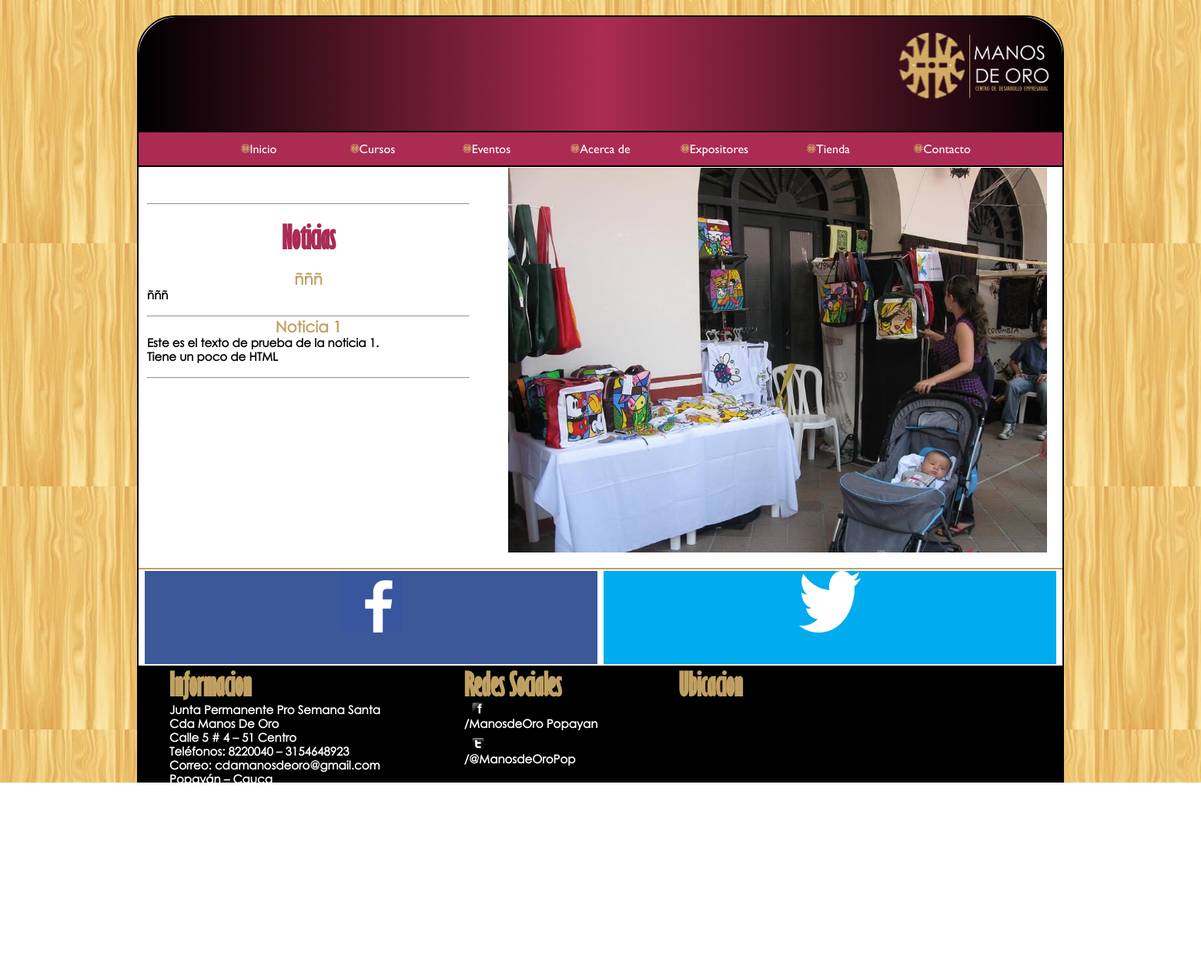
Page /Interfaces on the earlier database version.
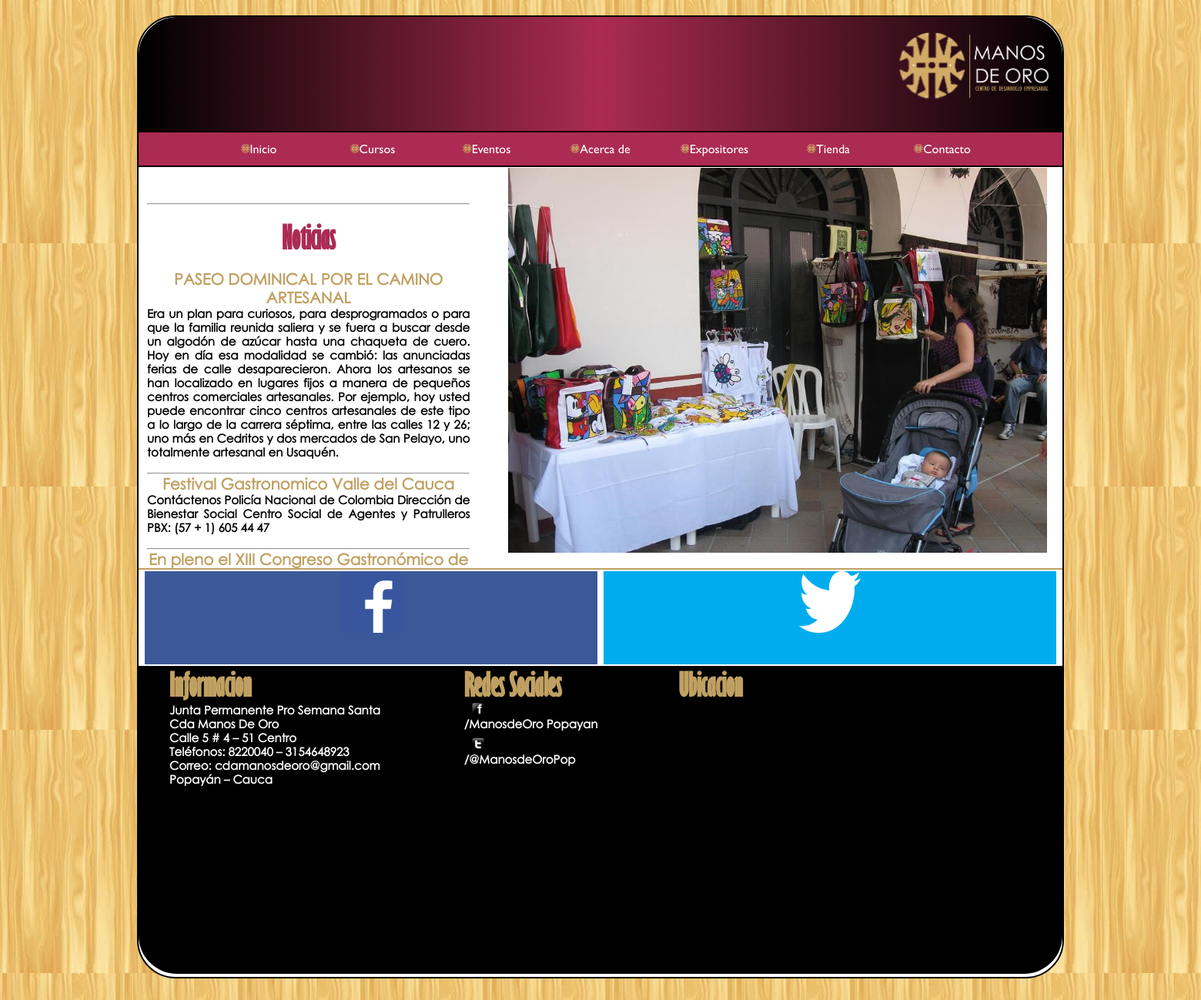
Same page on the later database version.
### tables this page shows
CREATE TABLE IF NOT EXISTS `noticias` (
`idNoticia` int(11) NOT NULL,
  `titulo` varchar(150) NOT NULL,
  `contenido` text NOT NULL
);

### Librerias/Datasource.php (called while the page is built, shortened)
<?php
class Datasource {
        var $dbLink;
       function Datasource($dbHost, $dbName, $dbuser, $dbpasswd) {
                $this->dbLink = mysql_connect ($dbHost, $dbuser, $dbpasswd);
	}
        function execute($sql) {
                $result = mysql_query($sql, $this->dbLink);
                return $result;
        }
        function nextRow ($result) {
                $row = mysql_fetch_array($result);
                return $row;
        }
        function checkErrors($sql) {
                $err=mysql_error();
                $errno=mysql_errno();
                if($errno) {
                        $message = "The following SQL command ".$sql." caused Database error: ".$err.".";
                        print "Unrecowerable error has occurred. All data will be logged.";
                        print "Please contact System Administrator for help! \n";
                        print " ".$message." \n";
                        exit;
                } else {
                        return;
                }
        }
}
?>

### Librerias/NoticiasDao.php (called while the page is built, shortened)
<?php
class NoticiasDao {
    function createValueObject() {
          return new Noticias();
    }
    function loadAll($conn) {
          $sql = "SELECT * FROM noticias ORDER BY idNoticia ASC ";
          $searchResults = $this->listQuery($conn, $sql);
          return $searchResults;
    }
    function listQuery($conn, $sql) {
          $searchResults = array();
          $result = $conn->execute($sql);
          while ($row = $conn->nextRow($result)) {
               $temp = $this->createValueObject();
               $temp->setIdNoticia($row[0]);
               $temp->setTitulo($row[1]);
               $temp->setContenido($row[2]);
               array_push($searchResults, $temp);
          }
          return $searchResults;
    }
}
?>

### Librerias/Noticias.php (called while the page is built, shortened)
<?php
class Noticias {
    var $titulo;
    var $contenido;
    function getTitulo() {
          return $this->titulo;
    }
    function setTitulo($tituloIn) {
          $this->titulo = $tituloIn;
    }
    function getContenido() {
          return $this->contenido;
    }
    function setContenido($contenidoIn) {
          $this->contenido = $contenidoIn;
    }
}
?>

### Interfaces/index.php (the view, shortened to what this page needs)
<?php
	include_once("../Librerias/Datasource.php");
	include_once("../Librerias/NoticiasDao.php");
	include_once("../Librerias/Noticias.php");
			?>
			<?php
	$conn=new Datasource($dbhost,$dbName,$dbUser,$dbPassword);
	$ndao=new NoticiasDao();
	$noticias=$ndao->loadAll($conn);
?>
<!DOCTYPE html>
<html>
	<head>
		<link rel="stylesheet" href="../css/diseno.css">
	</head>
	<body  onload="initialize()">
		<div id="contenedor">
			<header>
				<div id="img_fon">
					<img src="../imgs/logo1.png" id="logo_cabecera">
				</div>
			</header>
			<nav>
				<center>
				<ul>
					<li onclick="ir_inicio()"> <img id="logo_nav" src="../imgs/logo.png">Inicio</li>
					<li onclick="ir_cursos()"> <img id="logo_nav" src="../imgs/logo.png">Cursos</li>
					<li onclick="ir_eventos()"> <img id="logo_nav" src="../imgs/logo.png">Eventos</li>
					<li onclick="ir_acerca()"> <img id="logo_nav" src="../imgs/logo.png">Acerca de</li>
					<li onclick="ir_expositores()"> <img id="logo_nav" src="../imgs/logo.png">Expositores</li>
					<li onclick="ir_tienda()"> <img id="logo_nav" src="../imgs/logo.png">Tienda</li>
					<li onclick="ir_contacto()"> <img id="logo_nav" src="../imgs/logo.png">Contacto</li>
				</ul>
				</center>
			</nav>
			<section>
				<div style="padding: 10px; float: left; width: 35%; height: 500px;text-align: justify; overflow: scroll;;">
					<center>
						<br>
						<br>
<hr>
<br>
						<h1 id="titulos_noti">Noticias</h1>
<br>
						<?php
			for($i=4;$i<count($noticias);$i++)
			{
				$j=count($noticias)+3-$i;
				echo("<h2 id='titulos_noticias'>".$noticias[$j]->getTitulo()."</h2>");
				echo("<h3 id='strings_editar' style='noticias'>".$noticias[$j]->getContenido()."</h3>");
				echo("<br>");
				echo("<hr>");
			}
		?>
					</center>
				</div>
				<div style="float: right; width: 60%;">
					<div id="slider">
						<div><img id="fondo" src="../imgs/img1.jpg"></div>
					</div>
				</div>
			</section>
			<center>
			<div id="redes">
				<a onclick="ir_facebook()"><div id="face">
					<img src="../imgs/facebook_logo.png" id="logo_redes_soc">
					<h1 id="vist">Visitanos en Facebook</h1>
				</div></a>
				<a onclick="ir_twiter()"><div id="twiter">
					<img src="../imgs/Twitter_logo.png" id="logo_redes_soc">
					<h1 id="vist">Visitanos en Twiter</h1>
				</div></a>
			</div>
			</center>
			<footer>
				<div style="float: left; width: 33%;">
						<h1 id="titulos_footer">Informacion</h1>
						<h1 id="strings_footer">Junta Permanente Pro Semana Santa</h1>
						<h1 id="strings_footer">Cda Manos De Oro</h1>
						<h1 id="strings_footer">Calle 5 # 4 – 51 Centro</h1>
						<h1 id="strings_footer">Teléfonos: 8220040 – 3154648923</h1>
						<h1 id="strings_footer">Correo: cdamanosdeoro@gmail.com</h1>
						<h1 id="strings_footer">Popayán – Cauca</h1>
				</div>
				<div style="float: left; width: 23%;">
						<h1 id="titulos_footer">Redes Sociales</h1>
						<div id="foot_face">
							<a onclick="ir_facebook()"><img src="../imgs/facebook.png" id="logo_redes"></a>
							<h1 id="strings_footer">/ManosdeOro Popayan</h1>
						</div>
						<br>
						<div id="foot_twiter">
						<a onclick="ir_twiter()"><img src="../imgs/twiter.png" id="logo_redes"></a>
						<h1 id="strings_footer">/@ManosdeOroPop</h1>
						</div>
				</div>
				<div style="float: right; width: 43%;">
						<h1 id="titulos_footer">Ubicacion</h1>
						 <div id="map_canvas" style="width:auto; height:300px; margin-right:10px"></div>
			</footer>
		</div>
	</body>
</html>

### css/diseno.css (style rules this page uses)
* { margin : 0px; padding : 0px; }
header, nav, section, aside, footer { display : block; -moz-box-sizing: border-box; -webkit-box-sizing: border-box; -ms-box-sizing: border-box; -o-box-sizing: border-box; }
body { padding-left: 80px; padding-right: 80px; background-image: url("../imgs/fondo_madera.jpg"); }
#contenedor { margin: 20px auto auto auto; position: relative; height: auto; width: 1200px; -moz-border-radius: 50px 50px 50px 50px; -webkit-border-radius: 50px 50px 50px 50px; border-style: solid; border-width: 2px; border-color: #000; background: #fff; }
header { height: 150px; background : -moz-linear-gradient(left, #000000,#AB2B53, #000000); background : -webkit-linear-gradient(left, #000000,#AB2B53, #000000); -moz-border-radius: 50px 50px 0px 0px; -webkit-border-radius: 50px 50px 0px 0px; border-style: solid; border-width: 2px; border-color: #000000; border-right: none; border-top: none; border-left: none; }
nav { width: auto; height: auto; border-style: solid; border-width: 2px; border-color: #AB2B53; border-left: none; border-right: none; }
nav ul { background : #AB2B53; }
nav li { width: 10%; font-family:GillSansMT; display: inline-block; list-style: none; cursor: pointer; color: #ffffff; border-style: solid; border-width: 2px; border-color: #AB2B53; border-top: none; border-bottom: none; text-align: center; padding: 10px; padding-right: none; }
section { width: auto; height: 505px; background: #ffffff; color: #000000; border-style: solid; border-width: 2px; border-color: #000000; border-left: none; border-bottom: none; border-right: none; padding: 1px; }
footer { display: inline-block; list-style: none; padding-left: 40px; font-family:GillSansMT; font-size: 9px; color: #ffffff; width: 100%; height: 400px; background : #000000; clear : both; -moz-border-radius: 0px 0px 50px 50px; -webkit-border-radius: 0px 0px 50px 50px; }
#logo_cabecera { height: 90%; width: 19%; float: right; }
#logo_nav { height: 10%; width: 10%; }
#logo_redes { margin-left: 10px; cursor: pointer; height: 53%; width: 99%; }
#logo_redes { margin-left: 10px; cursor: pointer; height: 53%; width: 6%; }
#titulos_footer { font-family:GillSansMTCondensed; color: #C0A062; font-size: 40px; text-decoration: none; }
#strings_footer { font-family: CenturyGothicNormal; color: #ffffff; font-size: 15px; }
#strings_editar { font-family: CenturyGothicNormal; color: #000; font-size: 15px; text-align: justify; }
#slider { width: 100%; height: 500px; }
#slider > div { position: absolute; width: 100%; height: 500px; }
#fondo { width: 700px; height: 500px; }
#img_fon { width: auto; height: auto; padding-top: 20px; padding-left: 80px; }
#redes { width: 100%; display: inline-block; border-style: solid; border-width: 2px; border-color: #C0A062; border-left: none; border-bottom: none; border-right: none; background-color: #fff; }
#face { display: inline-block; list-style: none; margin: 2px; width: 49%; background-color: #3B5998; color: transparent; }
#twiter { display: inline-block; margin: 2px; width: 49%; background-color: #00aced; color: transparent; }
#logo_redes_soc { width: 80px; height: 80px; }
#titulos_noti { font-family:GillSansMTCondensed; color: #AB2B53; font-size: 40px; vertical-align:middle; }
#titulos_noticias { font-family:CenturyGothicNormal; color: #C0A062; font-size: 20px; }

Differences in the rows shown:
removed noticias: titulo "ñññ", contenido "ñññ"
removed noticias: titulo "Noticia 1", contenido "Este es el texto de prueba de la noticia 1. Tiene un poco de HTML"
added noticias: titulo "PASEO DOMINICAL POR EL CAMINO ARTESANAL", contenido "Era un plan para curiosos, para desprogramados o para que la familia reunida saliera y se fuera a buscar desde un algodón de azúcar hasta una chaqueta de cuero. Hoy en día esa modalidad se cambió: las anunciadas ferias de calle desaparecieron. Ahora los artesanos se han localizado en lugares fijos a manera de pequeños centros comerciales artesanales. Por ejemplo, hoy usted puede encontrar cinco centros artesanales de este tipo a lo largo de la carrera séptima, entre las calles 12 y 26; uno más en Cedritos y dos mercados de San Pelayo, uno totalmente artesanal en Usaquén."
added noticias: titulo "Festival Gastronomico Valle del Cauca", contenido "Contáctenos Policía Nacional de Colombia Dirección de Bienestar Social Centro Social de Agentes y Patrulleros PBX: (57 + 1) 605 44 47"
added noticias: titulo "En pleno el XIII Congreso Gastronómico de…"
